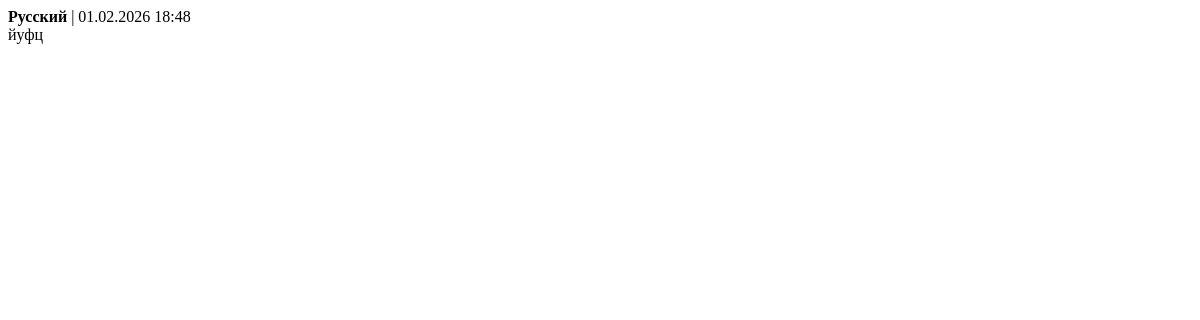
The app's page /search/ (signed in), older data.
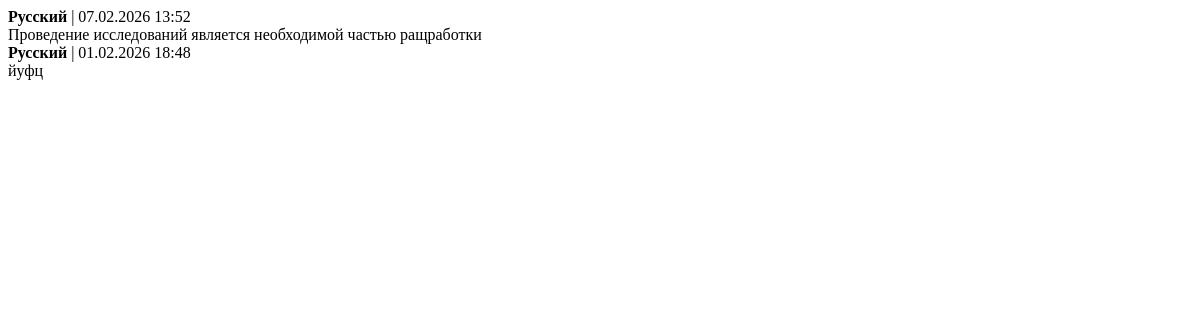
The same page, newer data.
### start_page/models.py (models this page shows, shortened)
class Content(models.Model):
    LANGUAGE_CHOICES = [
        ('ru', 'Русский'),
        ('en', 'Английский'),
        ('zh', 'Китайский'),
        ('es', 'Испанский'),
    ]
    user = models.ForeignKey(User, on_delete=models.CASCADE, related_name='contents')
    language = models.CharField(max_length=2, choices=LANGUAGE_CHOICES)
    corrected_text = models.TextField()
    created_at = models.DateTimeField(auto_now_add=True)
    class Meta:
        ordering = ['-created_at']

### start_page/views.py (the view)
# urls.py: path('search/', search_history, name='search_history'),
@login_required
@require_http_methods(["GET"])
def search_history(request):
    search_query = request.GET.get('search', '')
    contents = Content.objects.filter(user=request.user, corrected_text__icontains=search_query) if search_query else Content.objects.filter(user=request.user)[:10]
    return render(request, 'start_page/history_list.html', {'contents': contents})

### start_page/templates/start_page/history_list.html
{% for content in contents %}
<div class="content-item">
    <div class="content-meta">
        <strong>{{ content.get_language_display }}</strong> | {{ content.created_at|date:"d.m.Y H:i" }}
    </div>
    <div class="content-text">{{ content.corrected_text }}</div>
</div>
{% empty %}
<p>Ничего не найдено</p>
{% endfor %}

Row changes from the older to the newer data that the page shows:
added Content: language "Русский", created_at "07.02.2026 13:52", corrected_text "Проведение исследований является необходимой частью ращработки"
